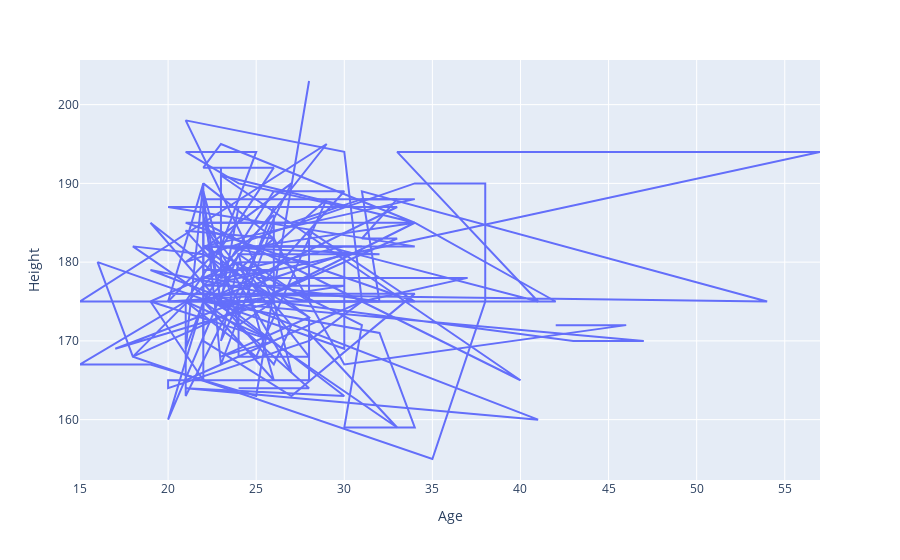

Source (notebook cell):
### Code cell
df_dataframe = pd.DataFrame({
    'Age': df['Age'].head(300),
    'Height': df['Height'].head(300)
})

fig = px.line(df_dataframe, x='Age', y='Height')

fig.show()

### Figure 1 — Plotly figure (JSON) as saved in the notebook; plotly's stock layout.template omitted (floating-point values rounded to 4 significant figures; data arrays with more than 128 entries replaced by an {"elided": "..."} marker saying what was removed)
{"data": [{"hovertemplate": "Age=%{x}<br>Height=%{y}<extra></extra>", "legendgroup": "", "line": {"color": "#636efa", "dash": "solid"}, "marker": {"symbol": "circle"}, "mode": "lines", "name": "", "orientation": "v", "showlegend": false, "type": "scatter", "x": {"elided": "300 int values"}, "xaxis": "x", "y": {"elided": "300 int values"}, "yaxis": "y"}], "layout": {"autosize": true, "legend": {"tracegroupgap": 0}, "margin": {"t": 60}, "xaxis": {"anchor": "y", "autorange": true, "domain": [0, 1], "range": [15, 57], "title": {"text": "Age"}, "type": "linear"}, "yaxis": {"anchor": "x", "autorange": true, "domain": [0, 1], "range": [152.3, 205.7], "title": {"text": "Height"}, "type": "linear"}}}
